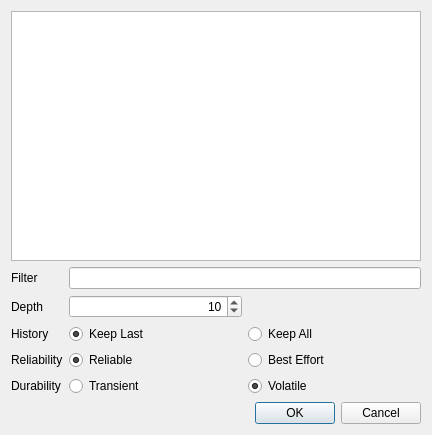
<?xml version="1.0" encoding="UTF-8"?>
<ui version="4.0">
 <class>TopicSelect</class>
 <widget class="QDialog" name="TopicSelect">
  <property name="geometry">
   <rect>
    <x>0</x>
    <y>0</y>
    <width>432</width>
    <height>435</height>
   </rect>
  </property>
  <property name="windowTitle">
   <string>Select Topic(s)</string>
  </property>
  <property name="modal">
   <bool>true</bool>
  </property>
  <layout class="QVBoxLayout" name="verticalLayout">
   <item>
    <widget class="QListWidget" name="topicList">
     <property name="sortingEnabled">
      <bool>true</bool>
     </property>
    </widget>
   </item>
   <item>
    <layout class="QGridLayout" name="gridLayout">
     <property name="topMargin">
      <number>0</number>
     </property>
     <property name="bottomMargin">
      <number>0</number>
     </property>
     <item row="3" column="0">
      <widget class="QLabel" name="reliabilityLabel">
       <property name="text">
        <string>Reliability</string>
       </property>
      </widget>
     </item>
     <item row="0" column="0">
      <widget class="QLabel" name="filterLabel">
       <property name="text">
        <string>Filter</string>
       </property>
      </widget>
     </item>
     <item row="3" column="2">
      <widget class="QRadioButton" name="reliabilityBestEffortRadioButton">
       <property name="sizePolicy">
        <sizepolicy hsizetype="MinimumExpanding" vsizetype="Fixed">
         <horstretch>0</horstretch>
         <verstretch>0</verstretch>
        </sizepolicy>
       </property>
       <property name="text">
        <string>Best Effort</string>
       </property>
       <attribute name="buttonGroup">
        <string notr="true">reliabilityButtonGroup</string>
       </attribute>
      </widget>
     </item>
     <item row="0" column="1" colspan="2">
      <widget class="QLineEdit" name="filterLineEdit"/>
     </item>
     <item row="2" column="1">
      <widget class="QRadioButton" name="historyKeepLastRadioButton">
       <property name="sizePolicy">
        <sizepolicy hsizetype="MinimumExpanding" vsizetype="Fixed">
         <horstretch>0</horstretch>
         <verstretch>0</verstretch>
        </sizepolicy>
       </property>
       <property name="text">
        <string>Keep Last</string>
       </property>
       <property name="checked">
        <bool>true</bool>
       </property>
       <attribute name="buttonGroup">
        <string notr="true">historyButtonGroup</string>
       </attribute>
      </widget>
     </item>
     <item row="4" column="2">
      <widget class="QRadioButton" name="durabilityVolatileRadioButton">
       <property name="sizePolicy">
        <sizepolicy hsizetype="MinimumExpanding" vsizetype="Fixed">
         <horstretch>0</horstretch>
         <verstretch>0</verstretch>
        </sizepolicy>
       </property>
       <property name="text">
        <string>Volatile</string>
       </property>
       <property name="checked">
        <bool>true</bool>
       </property>
       <attribute name="buttonGroup">
        <string notr="true">durabilityButtonGroup</string>
       </attribute>
      </widget>
     </item>
     <item row="1" column="1">
      <widget class="QSpinBox" name="depthSpinBox">
       <property name="alignment">
        <set>Qt::AlignRight|Qt::AlignTrailing|Qt::AlignVCenter</set>
       </property>
       <property name="minimum">
        <number>1</number>
       </property>
       <property name="maximum">
        <number>100</number>
       </property>
       <property name="value">
        <number>10</number>
       </property>
      </widget>
     </item>
     <item row="2" column="2">
      <widget class="QRadioButton" name="historyKeepAllRadioButton">
       <property name="sizePolicy">
        <sizepolicy hsizetype="MinimumExpanding" vsizetype="Fixed">
         <horstretch>0</horstretch>
         <verstretch>0</verstretch>
        </sizepolicy>
       </property>
       <property name="text">
        <string>Keep All</string>
       </property>
       <attribute name="buttonGroup">
        <string notr="true">historyButtonGroup</string>
       </attribute>
      </widget>
     </item>
     <item row="2" column="0">
      <widget class="QLabel" name="historyLabel">
       <property name="text">
        <string>History</string>
       </property>
      </widget>
     </item>
     <item row="3" column="1">
      <widget class="QRadioButton" name="reliabilityReliableRadioButton">
       <property name="sizePolicy">
        <sizepolicy hsizetype="MinimumExpanding" vsizetype="Fixed">
         <horstretch>0</horstretch>
         <verstretch>0</verstretch>
        </sizepolicy>
       </property>
       <property name="text">
        <string>Reliable</string>
       </property>
       <property name="checked">
        <bool>true</bool>
       </property>
       <attribute name="buttonGroup">
        <string notr="true">reliabilityButtonGroup</string>
       </attribute>
      </widget>
     </item>
     <item row="4" column="0">
      <widget class="QLabel" name="durabilityLabel">
       <property name="text">
        <string>Durability</string>
       </property>
      </widget>
     </item>
     <item row="1" column="0">
      <widget class="QLabel" name="depthLabel">
       <property name="text">
        <string>Depth</string>
       </property>
      </widget>
     </item>
     <item row="4" column="1">
      <widget class="QRadioButton" name="durabilityTransientRadioButton">
       <property name="sizePolicy">
        <sizepolicy hsizetype="MinimumExpanding" vsizetype="Fixed">
         <horstretch>0</horstretch>
         <verstretch>0</verstretch>
        </sizepolicy>
       </property>
       <property name="text">
        <string>Transient</string>
       </property>
       <attribute name="buttonGroup">
        <string notr="true">durabilityButtonGroup</string>
       </attribute>
      </widget>
     </item>
    </layout>
   </item>
   <item>
    <widget class="QDialogButtonBox" name="acceptBox">
     <property name="orientation">
      <enum>Qt::Horizontal</enum>
     </property>
     <property name="standardButtons">
      <set>QDialogButtonBox::Cancel|QDialogButtonBox::Ok</set>
     </property>
    </widget>
   </item>
  </layout>
 </widget>
 <resources/>
 <connections>
  <connection>
   <sender>acceptBox</sender>
   <signal>accepted()</signal>
   <receiver>TopicSelect</receiver>
   <slot>accept()</slot>
   <hints>
    <hint type="sourcelabel">
     <x>306</x>
     <y>243</y>
    </hint>
    <hint type="destinationlabel">
     <x>157</x>
     <y>274</y>
    </hint>
   </hints>
  </connection>
  <connection>
   <sender>acceptBox</sender>
   <signal>rejected()</signal>
   <receiver>TopicSelect</receiver>
   <slot>reject()</slot>
   <hints>
    <hint type="sourcelabel">
     <x>316</x>
     <y>260</y>
    </hint>
    <hint type="destinationlabel">
     <x>286</x>
     <y>274</y>
    </hint>
   </hints>
  </connection>
 </connections>
 <buttongroups>
  <buttongroup name="historyButtonGroup"/>
  <buttongroup name="reliabilityButtonGroup"/>
  <buttongroup name="durabilityButtonGroup"/>
 </buttongroups>
</ui>
